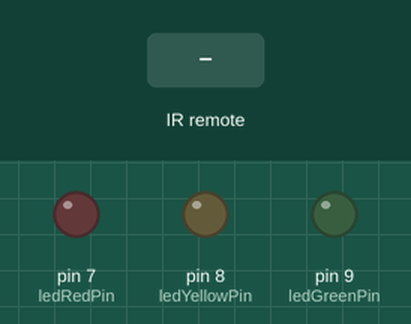
Recording of a sketch running on a simulated Arduino Uno, built with avr-gcc and run on an emulated ATmega328P. On the bench: output pins drawn as LEDs (lit = HIGH). Inputs (shaded band) come from the test bench.

Above: at 1.2 s.
1.3 s: infrared code 0xFFC23D received
At 2.4 s:
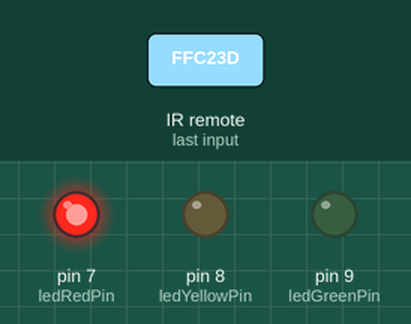
2.8 s: infrared code 0xFFA857 received
At 4.7 s:
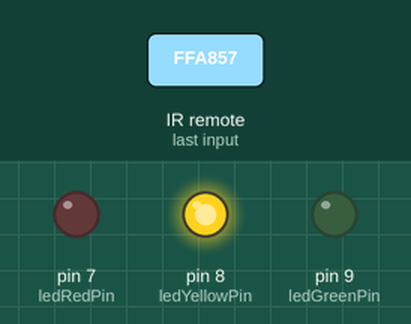
5.8 s: infrared code 0xFF906F received
At 7.0 s:
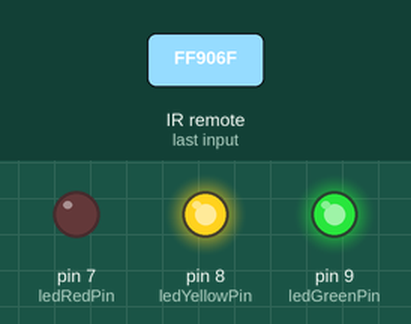
8.8 s: infrared code 0xFFC23D received
At 9.3 s:
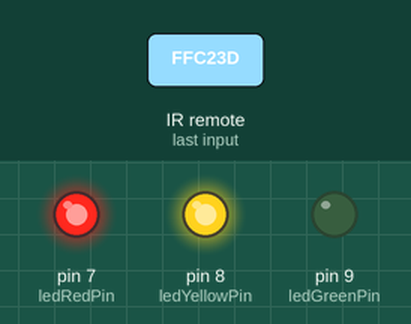
Timing chart, 0 to 13.3 s (numbered marks = the images above; inputs shaded):
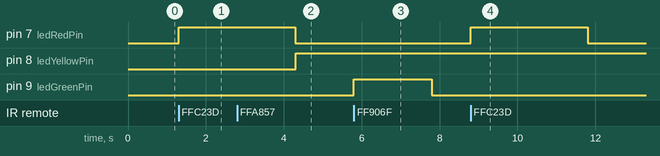

The sketch:

Simple_IRremote_control_3_led.ino
```cpp
/*
 Simple application control 3 LED by remote:
 - 3 LED
 - IR-receiver (TSOP1838)
*/


// include IR remote library
#include <IRremote.h>

// Define sensor pin
const int RECV_PIN = 4;

// Define LED pin constants
const int ledRedPin = 7;
const int ledYellowPin = 8;
const int ledGreenPin = 9;

// Define integer to remember toggle state
int togglestate = 0;

int togglestate_g = 0;
// Define IR Receiver and Results Objects
IRrecv irrecv(RECV_PIN);
decode_results results;

void setup() {
  // Enable the IR receiver
  irrecv.enableIRIn();

  // Set LED pins as outputs
  pinMode(ledRedPin, OUTPUT);
  pinMode(ledYellowPin, OUTPUT);
  pinMode(ledGreenPin, OUTPUT);

}

void loop() {
  if(irrecv.decode(&results)){

    switch(results.value){

      case 0xFFC23D: // Button LED RED , Turn On For 2 Seconds
      digitalWrite(ledRedPin, HIGH);
      delay(3000);
      digitalWrite(ledRedPin, LOW);
      break;

      case 0xFFA857: // Button LED Yellow
      if(togglestate == 0){
        digitalWrite(ledYellowPin, HIGH);
        togglestate = 1;
      }
      else{
        digitalWrite(ledYellowPin, LOW);
        togglestate = 0;
      }
      break;

      case 0xFF906F: // Button LED Green
      if (togglestate_g == 0){
        digitalWrite(ledGreenPin, HIGH);
        delay(2000);
        digitalWrite(ledGreenPin, LOW);
        togglestate_g = 1;
      }
      else if (togglestate_g == 1){
        digitalWrite(ledGreenPin, HIGH);
        togglestate_g = 2;
      }
      else if (togglestate_g == 2){
        digitalWrite(ledGreenPin, LOW);
        togglestate_g = 0;

      }
    }
  }
  irrecv.resume();
}
```

Measured:
- after the input at 1.3 s, pin 7 (ledRedPin): LOW → HIGH at once
- after the input at 2.8 s, pin 8 (ledYellowPin): LOW → HIGH after 1.5 s
- after the input at 5.8 s, pin 9 (ledGreenPin): LOW → HIGH at once, → LOW 2.0 s later
- after the input at 8.8 s, pin 7 (ledRedPin): LOW → HIGH at once, → LOW 3.0 s later
